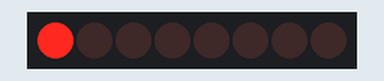
Recording of a sketch running on a simulated Arduino Uno, built with avr-gcc and run on an emulated ATmega328P. Parts: 8 shift-register outputs drawn as a row of LEDs (first output left, lit = HIGH). Wiring (inferred from the names in the program): shift register (74HC595): data pin 11; shift clock pin 12; latch pin 8. Wiring (inferred from the signals the program sends): row of LEDs: on Q0, Q1, Q2, Q3, Q4, Q5, Q6, Q7.

Above: at 0.05 s.
At 0.45 s:
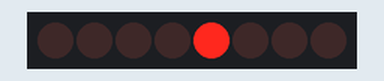
At 0.85 s:
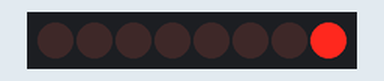
At 1.45 s:
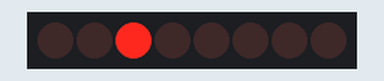
At 2.15 s:
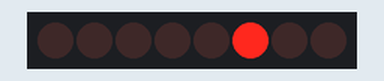
At 3.55 s:
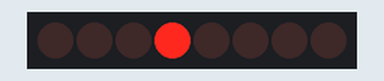
Timing chart, 0 to 3.9 s (numbered marks = the images above):
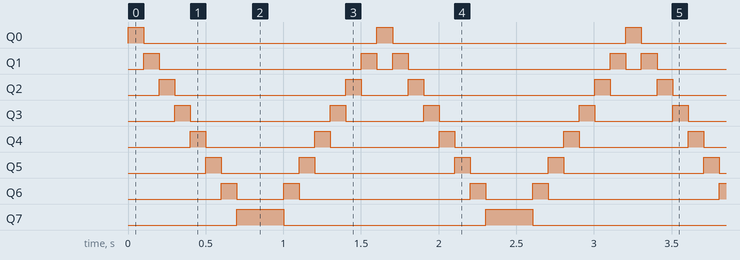

The sketch:

Demo2.ino
```cpp
int RCLK = 8;
int SRCLK = 12;
int SER = 11;
byte data;
byte dataArray[8];

void setup() {
  pinMode(RCLK, OUTPUT);
  dataArray[0] = 0x01; //0000 0001
  dataArray[1] = 0x02; ////0000 0010
  dataArray[2] = 0x04; //0000 0100
  dataArray[3] = 0x08; //0000 1000
  dataArray[4] = 0x10;//0001 0000
  dataArray[5] = 0x20; //0010 0000
  dataArray[6] = 0x40; //0100 0000
  dataArray[7] = 0x80; //1000 0000
}

void loop() {

  for (int j = 0; j < 8; j++) {
    data = dataArray[j];
    digitalWrite(RCLK, 0);
    shiftOut(SER, SRCLK, data);

    digitalWrite(RCLK, 1);
    delay(100);
  }
  for (int i = 8 ; i > 0; i--) {
    data = dataArray[i];
    digitalWrite(RCLK, 0);
    shiftOut(SER, SRCLK, data);

    digitalWrite(RCLK, 1);
    delay(100);
  }
}
void shiftOut(int mySER, int mySRCLK, byte myDataOut) {
  int i = 0;
  int pinState;
  pinMode(mySRCLK, OUTPUT);
  pinMode(mySER, OUTPUT);
  digitalWrite(mySER, 0);
  digitalWrite(mySRCLK, 0);

  for (i = 7; i >= 0; i--)  {
    digitalWrite(mySRCLK, 0);

    if ( myDataOut & (1 << i) ) {
      pinState = 1;
    }
    else {
      pinState = 0;
    }

    digitalWrite(mySER, pinState);
    digitalWrite(mySRCLK, 1);
    digitalWrite(mySER, 0);
  }

  digitalWrite(mySRCLK, 0);

}
```

Measured:
- by itself, Q0: alternates HIGH for 0.10 s and LOW for 1.5 s
- by itself, Q1: repeats every 1.6 s: LOW 1.3 s, HIGH 0.10 s, LOW 0.10 s, HIGH 0.10 s
- by itself, Q2: repeats every 1.6 s: LOW 1.1 s, HIGH 0.10 s, LOW 0.30 s, HIGH 0.10 s
- by itself, Q3: repeats every 1.6 s: LOW 0.90 s, HIGH 0.10 s, LOW 0.50 s, HIGH 0.10 s
- by itself, Q4: alternates HIGH for 0.10 s and LOW for 0.70 s
- by itself, Q5: repeats every 1.6 s: LOW 0.50 s, HIGH 0.10 s, LOW 0.90 s, HIGH 0.10 s
- by itself, Q6: repeats every 1.6 s: LOW 0.30 s, HIGH 0.10 s, LOW 1.1 s, HIGH 0.10 s
- by itself, Q7: alternates HIGH for 0.30 s and LOW for 1.3 s
